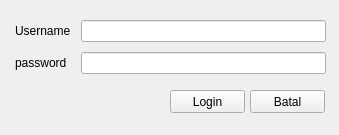
<?xml version="1.0" encoding="UTF-8"?>
<ui version="4.0">
 <class>Form</class>
 <widget class="QWidget" name="Form">
  <property name="geometry">
   <rect>
    <x>0</x>
    <y>0</y>
    <width>339</width>
    <height>135</height>
   </rect>
  </property>
  <property name="windowTitle">
   <string>Login</string>
  </property>
  <widget class="QWidget" name="formLayoutWidget">
   <property name="geometry">
    <rect>
     <x>0</x>
     <y>0</y>
     <width>341</width>
     <height>86</height>
    </rect>
   </property>
   <layout class="QFormLayout" name="formLayout">
    <property name="horizontalSpacing">
     <number>10</number>
    </property>
    <property name="verticalSpacing">
     <number>10</number>
    </property>
    <property name="leftMargin">
     <number>15</number>
    </property>
    <property name="topMargin">
     <number>20</number>
    </property>
    <property name="rightMargin">
     <number>15</number>
    </property>
    <item row="0" column="1">
     <widget class="QLineEdit" name="usernameLineEdit"/>
    </item>
    <item row="1" column="0">
     <widget class="QLabel" name="passwordLabel">
      <property name="text">
       <string>password</string>
      </property>
     </widget>
    </item>
    <item row="1" column="1">
     <widget class="QLineEdit" name="passwordLineEdit">
      <property name="inputMask">
       <string/>
      </property>
      <property name="echoMode">
       <enum>QLineEdit::Password</enum>
      </property>
     </widget>
    </item>
    <item row="0" column="0">
     <widget class="QLabel" name="usernameLabel">
      <property name="text">
       <string>Username</string>
      </property>
     </widget>
    </item>
   </layout>
  </widget>
  <widget class="QPushButton" name="loginButton">
   <property name="geometry">
    <rect>
     <x>170</x>
     <y>90</y>
     <width>75</width>
     <height>23</height>
    </rect>
   </property>
   <property name="text">
    <string>Login</string>
   </property>
  </widget>
  <widget class="QPushButton" name="batalButton">
   <property name="geometry">
    <rect>
     <x>250</x>
     <y>90</y>
     <width>75</width>
     <height>23</height>
    </rect>
   </property>
   <property name="text">
    <string>Batal</string>
   </property>
  </widget>
 </widget>
 <resources/>
 <connections/>
</ui>
